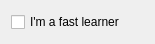
<ui version="4.0" >
 <class>TutorialPrefsUI</class>
 <widget class="QWidget" name="TutorialPrefsUI" >
  <property name="geometry" >
   <rect>
    <x>0</x>
    <y>0</y>
    <width>155</width>
    <height>44</height>
   </rect>
  </property>
  <layout class="QHBoxLayout" >
   <item>
    <widget class="QCheckBox" name="fastLearner" >
     <property name="text" >
      <string>I'm a fast learner</string>
     </property>
    </widget>
   </item>
  </layout>
 </widget>
 <resources/>
 <connections/>
</ui>
